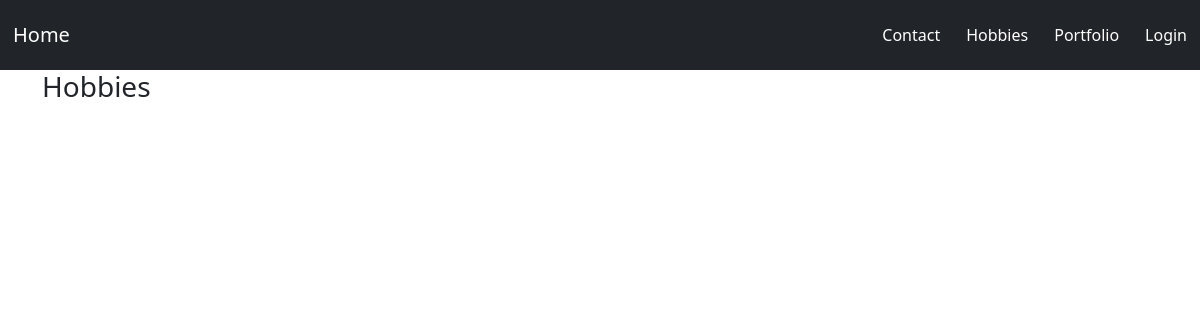
The page /aboutMe/hobbies/ on the database as committed earlier.
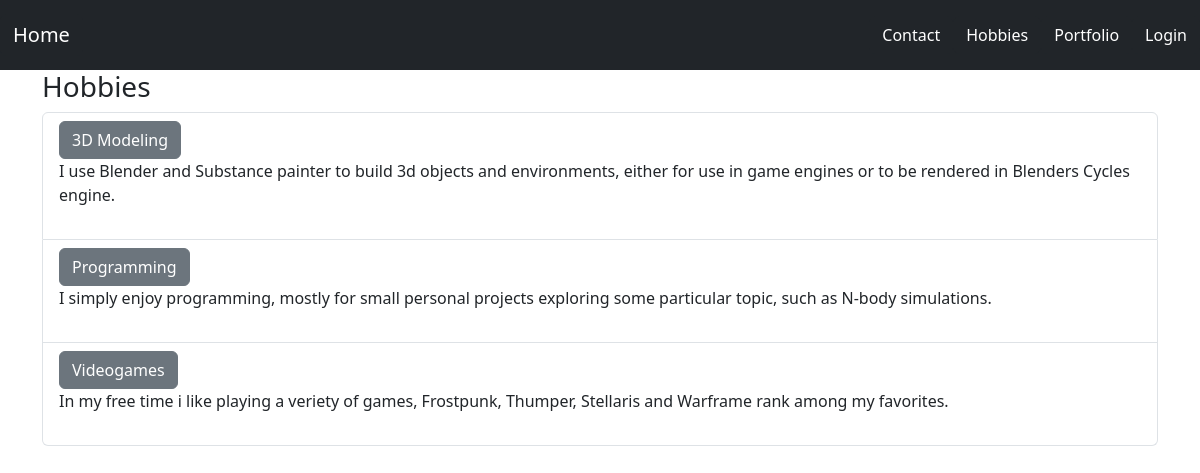
The same page on the database as committed later.
### aboutMe/models.py (models this page shows, shortened)
class Hobby(models.Model):
    name = models.CharField(max_length=200)
    desc = models.CharField(max_length=200)
    img = models.CharField(max_length=500, default="https://steamuserimages-a.akamaihd.net/ugc/106232967022720363/48DED32DECDB08B6A6377E2AC750277BCF2330A0/")

### aboutMe/views.py (the view)
# urls.py: path("hobbies/", views.hobbies, name="hobbies"),
def hobbies(request):
    item_list = Hobby.objects.all()
    context = {"item_list":item_list,}
    return render(request, "PortfolioDatabase/hobbies.html", context)

### aboutMe/templates/PortfolioDatabase/hobbies.html (shortened to what this page needs)
{% extends "PortfolioDatabase/navbar.html" %}
    {% block body %}
    <div class="container">
        <h3>Hobbies</h3>
        <ul class="list-group">
            {% for item in item_list %}
            <li class="list-group-item">
                <div>
                    <a href="{% url 'hobbyDetails' item.id %}" class="btn btn-secondary">{{ item.name }}</a>
                    <br />
                    {{ item.desc}}
                </div>
                <br />
            </li>
            {% endfor %}
        </ul>
    </div>
    {% endblock %}

Rows that differ between the two databases and show on the page:
added Hobby: name "3D Modeling", desc "I use Blender and Substance painter to build 3d objects and environments, either for use in game engines or to be rendered in Blenders Cycles engine."
added Hobby: name "Programming", desc "I simply enjoy programming, mostly for small personal projects exploring some particular topic, such as N-body simulations."
added Hobby: name "Videogames", desc "In my free time i like playing a veriety of games, Frostpunk, Thumper, Stellaris and Warframe rank among my favorites."
